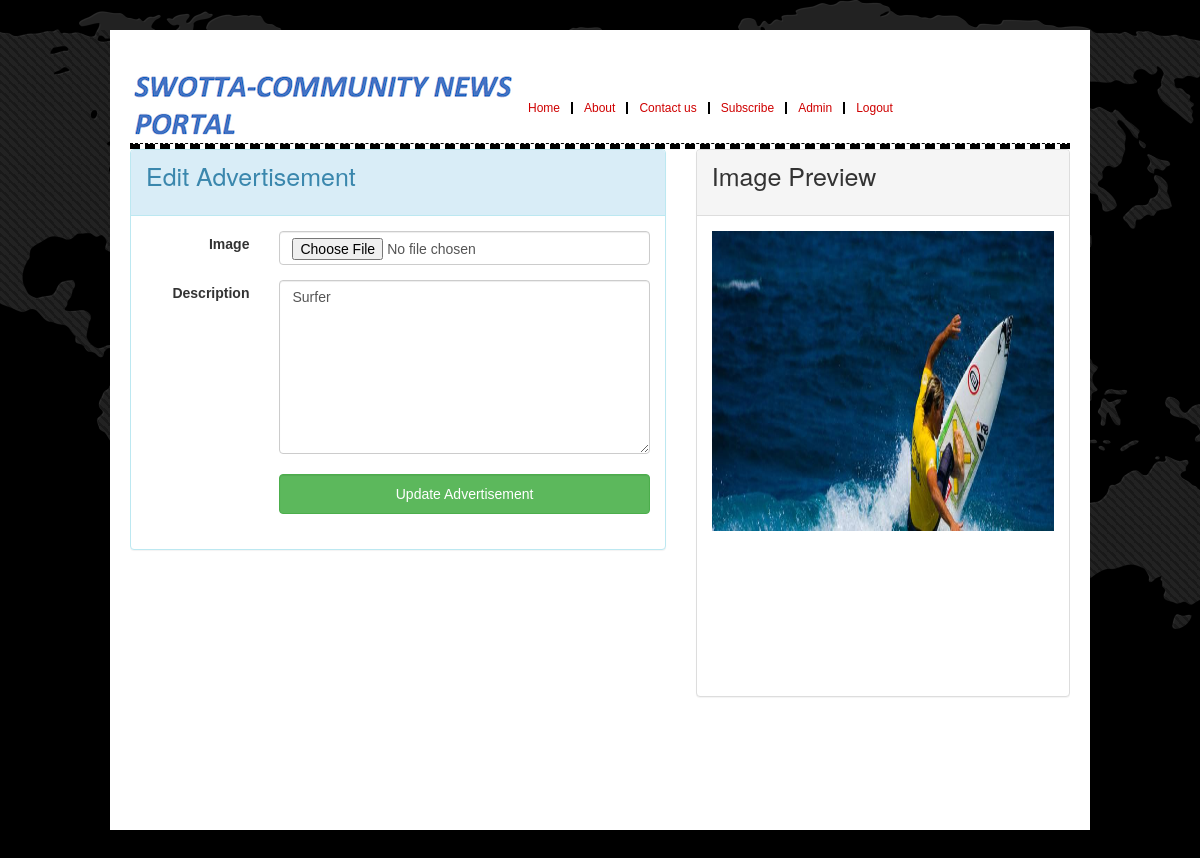
Screenshot of /sliderDetails.php?sid=1 (signed in) with the database file from the repository.
### tables this page shows
CREATE TABLE `slider` (
  `id` int(11) NOT NULL,
  `description` varchar(500) NOT NULL,
  `link` varchar(500) NOT NULL,
  `type` int(10) NOT NULL DEFAULT '0'
);

### php/allFunctions.php (called while the page is built, shortened)
<?php
include "php/dbConnection.php";
function getIndividualSliderContents($id){
    global $connection;
    $query = "SELECT * FROM slider where id='$id' ";
    return mysqli_query($connection, $query);
}
?>

### sliderDetails.php (the view, shortened to what this page needs)
<?php
  include "php/dbConnection.php";
  include "php/allFunctions.php";
if(isset($_GET['sid'])){
     $id=$_GET['sid'];
     $contents = getIndividualSliderContents($id);
		while($row=mysqli_fetch_assoc($contents))
		{
			$head=$row['description'];
      $image=$row['link'];
		}
}
?>
<!DOCTYPE html PUBLIC "-//W3C//DTD XHTML 1.0 Transitional//EN" "http://www.w3.org/TR/xhtml1/DTD/xhtml1-transitional.dtd">
<html xmlns="http://www.w3.org/1999/xhtml">
<head>
<link rel="stylesheet" type="text/css" href="assets/font/font-awesome.min.css" />
<link rel="stylesheet" type="text/css" href="assets/font/font.css" />
<link rel="stylesheet" type="text/css" href="assets/css/bootstrap.min.css" media="screen" />
<link rel="stylesheet" type="text/css" href="assets/css/style.css" media="screen" />
<link rel="stylesheet" type="text/css" href="assets/css/myStyle.css" media="screen" />
<link rel="stylesheet" type="text/css" href="assets/css/responsive.css" media="screen" />
<link rel="stylesheet" type="text/css" href="assets/css/jquery.bxslider.css" media="screen" />
</head>
<body>
<div class="body_wrapper">
  <div class="center">
    <div class="header_area">
      <div class="logo floatleft"><a href="#"><img src="images/logo12.png" alt="" /></a></div>
       <br>
       <br>
       <br>
       <br>
      <span class="top_menu">
        <ul>
          <li><a href="index.php">Home</a></li>
          <li><a href="#">About</a></li>
          <li><a href="#">Contact us</a></li>
          <li><a href="#">Subscribe</a></li>
            <?php
          if(isset($_SESSION['email'])){
                if(isset($_SESSION['admin'])){
                  print('<li><a href="admin.php">Admin</a></li>');
                }
                  print('<li><a href="logout.php">Logout</a></li>');
              }
               else {
                print('<li><a href="login.php">Login</a></li>');
             }
        ?>
        </ul>
      </span>
   </div>
      <section>
                   <div role="tabpanel" class="tab-pane" id="content">
                   <div style="border-top: 5px dashed black"></div>
                              <div class="row">
                               <div class="col-md-7">
                                  <div class="panel panel-info">
                                      <div class="panel-heading">
                                          <span class="contactHead"><h2 class="active">Edit Advertisement </h2></span>
                                      </div>
                                      <div class="panel-body">
                                          <?php
                                          printf('<form action="sliderDetails.php?sid=%s" method="post" class="form-horizontal" role="form" enctype="multipart/form-data">',$id);
                                          ?>
                                          <div class="form-group">
                                              <label for="inputEmail3" class="col-sm-3 control-label">Image</label>
                                              <div class="col-sm-9">
                                                <input type="file" accept=".jpg,.png,.gif" class="form-control" id="imgInp" value="<?php  echo $image ;?>" name="image" >
                                              </div>
                                        </div>
                                        <div class="form-group">
                                              <label for="inputEmail3" class="col-sm-3 control-label">Description</label>
                                              <div class="col-sm-9">
                                                <textarea  name="head" type="text" class="form-control" id="inputtext"  rows="8" required><?php  echo $head;?></textarea>
                                              </div>
                                        </div>
                                         <div class="form-group">
                                              <div class="col-sm-3"></div>
                                              <div class="col-sm-9">
                                                  <button  type="submit" class="btn btn-success form-control" name="update_slider">Update Advertisement</button>
                                              </div>
                                        </div>
                                       </form>
                                      </div>
                                  </div>
                              </div>
                              <div class="col-md-5">
                                    <div class="panel panel-default">
                                        <div class="panel-heading">
                                           <h2>Image Preview</h2>
                                        </div>
                                        <div class="panel-body" id="imprev">
                                            <div style="min-width: 100%; min-height: 450px;">
                                                  <img src='<?php echo $image ;?>' id="previewimage" style="min-width: 100%; min-height: 300px; max-height: 300px;">
                                             </div>
                                        </div>
                                   </div>
                               </div>
</div>
</div>
        </div>
     </div>
</body>
</html>

### assets/css/style.css (style rules this page uses)
* { margin:0; padding:0 }
body { font-family:Arial; line-height:13px; background:url("images/site_bg.png") top center no-repeat fixed #000; min-height: 100vh; }
a { text-decoration:none }
input[type=text], input[type=password], textarea { border:1px solid #ddd; padding:5px }
input[type=submit] h1, h2, h4, h5, h6 { font-weight:normal; margin:0 0 15px }
h2 { font-size:25px; line-height: 30px }
img { max-width:100%; height:auto }
.floatleft { float:left }
.center { min-height: 100vh; width:980px; display:block; margin:0 auto; padding:20px; background:#fff; transition:all 1.3s ease 0s; -moz-transition:all 1.3s ease 0s; -webkit-transition:all 1.3s ease 0s; -o-transition:all 1.3s ease 0s; -ms-transition:all 1.3s ease 0s }
div { overflow:hidden }
.body_wrapper { min-height: 100vh; background:url("images/body_bg.png") repeat; margin-top:30px; margin-bottom:30px }
.logo { margin-top:20px }
.top_menu { margin-left:60px; margin-top:60px; width:330px }
.top_menu ul { list-style:none outside none; margin:0; padding:0 }
.top_menu ul li { float:left; border-right:2px solid #000 }
.top_menu ul li:last-child { border-right:none }
.top_menu ul li a { color:#CF0000; display:block; font-size:12px; padding:0 11px; line-height:12px }

### assets/css/myStyle.css (style rules this page uses)
.fc,.btn { margin:5px 0px 5px 0px; height: 40px; }
.header_area { border-bottom: 0.5px dashed black; }

### rows the page displays
slider: head "Surfer", link (picture)
